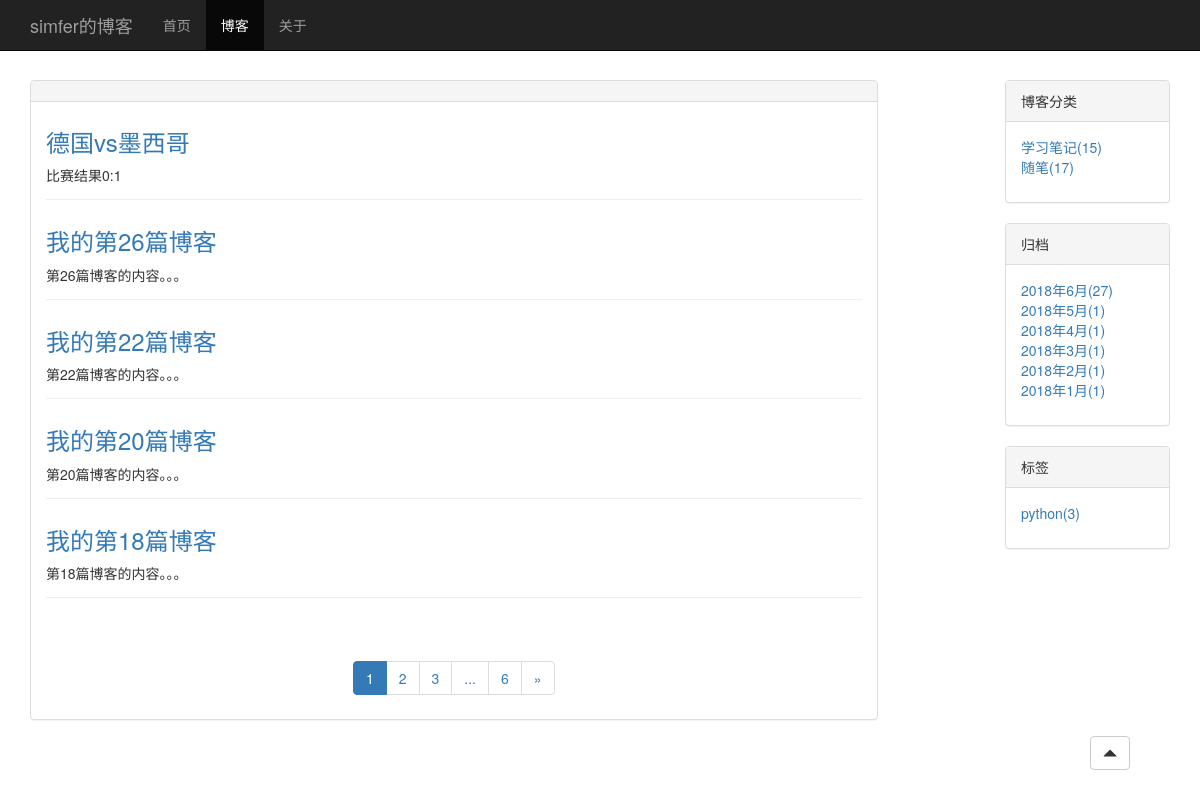
Screenshot of /blog/ with the database file from the repository.
### blog/models.py (models this page shows, shortened)
class Post(models.Model):
    title = models.CharField('标题', max_length=64)
    body = RichTextField()
    created_time = models.DateTimeField('创建时间')
    modified_time = models.DateField('修改时间')
    excerpt = models.CharField(max_length=200, blank=True)
    category = models.ForeignKey(Category, on_delete=models.CASCADE, verbose_name='分类')
    tags = models.ManyToManyField(Tag, blank=True, verbose_name='标签')
    author = models.ForeignKey(User, on_delete=models.CASCADE, verbose_name='作者')
    class Meta:
        verbose_name_plural = '文章'
        ordering = ['-created_time']

class Category(models.Model):
    name = models.CharField(max_length=32)
    class Meta:
        verbose_name_plural = '分类'

class Tag(models.Model):
    name = models.CharField(max_length=32)
    def __str__(self):
        return self.name
    class Meta:
        verbose_name_plural = '标签'

### blog/views.py (the view)
# urls.py: path('', BlogListView.as_view(), name='blog_list'),
class BlogListView(IndexView):
    model = Post
    template_name = 'blog/blog_list.html'
    context_object_name = 'blogs'
    paginate_by = 5
    paginate_orphans = 3
    def get_context_data(self, **kwargs):
        context = super().get_context_data(**kwargs)
        queryset = self.get_queryset()
        page_context = self.paginate_queryset(queryset, self.paginate_by)
        paginator = page_context[0]
        page = page_context[1]
        left = max(page.number-2, 2)
        right = min(page.number+2, paginator.num_pages-1)
        page_nums = list(paginator.page_range)[left-1:right]
        if left > 2:
            page_nums.insert(0, '...')
        if right < paginator.num_pages - 1:
            page_nums.append('...')
        page_nums.insert(0, 1)
        if paginator.num_pages != 1:
            page_nums.append(paginator.num_pages)
        context['page_nums'] = page_nums
        return context

### blog/views.py (called while the page is built)
    def get_context_data(self, **kwargs):
        context = super().get_context_data(**kwargs)
        context['categorys'] = Category.objects.annotate(count=Count('post'))
        context['tags'] = Tag.objects.annotate(count=Count('post'))
        blog_dates = Post.objects.dates('created_time', 'month', order='DESC')
        blog_dates_dict = {}
        for blog_date in blog_dates:
            blog_count = Post.objects.filter(created_time__year=blog_date.year,
                                             created_time__month=blog_date.month).count()
            blog_dates_dict[blog_date] = blog_count
        context['dates'] = blog_dates_dict
        return context

### blog/templates/blog/blog_list.html (shortened to what this page needs)
{% extends 'blog/base.html' %}
{% block nav_blog_active %}active{% endblock nav_blog_active %}
{% block content %}
<div class="container">
  <div class="row">
    <div class="col-xs-12 col-md-9">
      {% block blog-content %}
        <div class="panel panel-default">
          <div class="panel-heading"></div>
            <div class="panel-body">
              {% for blog in blogs %}
              <div class="blog">
                <h3><a href="{% url 'blog_detail' blog.pk %}">{{ blog.title }}</a></h3>
                <p class="blog-info">{{ blog.body|striptags|truncatechars:120 }}</p>
              </div>
              {% endfor %}
            </div>
        <nav class="center" aria-label="Page navigation">
          <ul class="pagination">
            {% for page_num in page_nums %}
              {% if page_num == '...' %}
              <li><span>...</span></li>
              {% else %}
                {% if page_num == page_obj.number %}
                  <li class="active"><span>{{ page_num }}</span></li>
                {% else %}
                  <li><a href="?page={{ page_num }}">{{ page_num }}</a></li>
                {% endif %}
              {% endif %}
            {% endfor %}
            {% if page_obj.has_next %}
            <li>
              <a href="?page={{ page_obj.next_page_number }}" aria-label="Next">
                <span aria-hidden="true">&raquo;</span>
              </a>
            </li>
            {% endif %}
          </ul>
        </nav>
        </div>
      {% endblock blog-content %}
    </div>
    <div class="hidden-xs col-md-2 col-md-offset-1">
      <div class="panel panel-default">
        <div class="panel-heading">博客分类</div>
        <div class="panel-body">
          <ul class="sidebar-module">
            {% for category in categorys %}
              {% if category.count != 0 %}
                <li><a href="{% url 'blog_category' category.name %}">{{ category.name }}({{ category.count }})</a></li>
              {% endif %}
            {% endfor %}
          </ul>
        </div>
      </div>
      <div class="panel panel-default">
        <div class="panel-heading">归档</div>
        <div class="panel-body">
          <ul class="sidebar-module">
            {% for date, blog_count in dates.items %}
            <li><a href="{% url 'blog_archive' date.year date.month %}">{{ date|date:"Y年n月" }}({{ blog_count }})</a></li>
            {% endfor %}
          </ul>
        </div>
      </div>
      <div class="panel panel-default">
        <div class="panel-heading">标签</div>
        <div class="panel-body">
          <ul class="sidebar-module">
            {% for tag in tags %}
              {% if tag.count != 0 %}
              <li><a href="{% url 'blog_tag' tag.name %}">{{ tag }}({{ tag.count }})</a></li>
              {% endif %}
            {% endfor %}
          </ul>
        </div>
      </div>
    </div>
  </div>
</div>
{% endblock content %}

### blog/static/blog/blog.css (style rules this page uses)
* { margin: 0; padding: 0; }
body { padding-top: 80px; }
div.blog { margin-bottom: 2em; padding-bottom: 1em; border-bottom: 1px solid #eee; }
div.blog h3 { margin-top: 0.5em; }
div.blog p.blog-info { margin-bottom: 0; }
ul.sidebar-module { list-style-type: none; }
.center { text-align: center; }

### rows the page displays
Post: title "德国vs墨西哥", body "比赛结果0:1"
Post: title "我的第26篇博客", body "第26篇博客的内容。。。"
Post: title "我的第22篇博客", body "第22篇博客的内容。。。"
Post: title "我的第20篇博客", body "第20篇博客的内容。。。"
Post: title "我的第18篇博客", body "第18篇博客的内容。。。"
Category: name "学习笔记", count "15"
Category: name "随笔", count "17"
Tag: name "python", count "3"

### other values shown
{{ page_num }} "1"
{{ page_num }} "2" "3" "6"
{{ date|date:"Y年n月" }} "2018年6月" "2018年5月" "2018年4月" "2018年3月" "2018年2月" "2018年1月"
{{ blog_count }} "27" "1" "1" "1" "1" "1"
